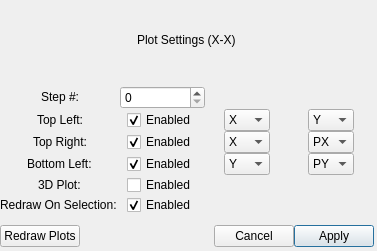
<?xml version="1.0" encoding="UTF-8"?>
<ui version="4.0">
 <class>PlotPropertiesWindow</class>
 <widget class="QMainWindow" name="PlotPropertiesWindow">
  <property name="geometry">
   <rect>
    <x>0</x>
    <y>0</y>
    <width>377</width>
    <height>251</height>
   </rect>
  </property>
  <property name="sizePolicy">
   <sizepolicy hsizetype="Fixed" vsizetype="Fixed">
    <horstretch>0</horstretch>
    <verstretch>0</verstretch>
   </sizepolicy>
  </property>
  <property name="windowTitle">
   <string>Properties</string>
  </property>
  <widget class="QWidget" name="centralwidget">
   <property name="sizePolicy">
    <sizepolicy hsizetype="Preferred" vsizetype="Minimum">
     <horstretch>0</horstretch>
     <verstretch>0</verstretch>
    </sizepolicy>
   </property>
   <widget class="QWidget" name="verticalLayoutWidget">
    <property name="geometry">
     <rect>
      <x>0</x>
      <y>0</y>
      <width>374</width>
      <height>247</height>
     </rect>
    </property>
    <layout class="QVBoxLayout" name="verticalLayout_3">
     <property name="spacing">
      <number>0</number>
     </property>
     <item alignment="Qt::AlignHCenter|Qt::AlignVCenter">
      <widget class="QLabel" name="dataset_label">
       <property name="sizePolicy">
        <sizepolicy hsizetype="Minimum" vsizetype="Minimum">
         <horstretch>0</horstretch>
         <verstretch>0</verstretch>
        </sizepolicy>
       </property>
       <property name="text">
        <string>Plot Settings (X-X)</string>
       </property>
      </widget>
     </item>
     <item>
      <spacer name="verticalSpacer">
       <property name="orientation">
        <enum>Qt::Vertical</enum>
       </property>
       <property name="sizeType">
        <enum>QSizePolicy::Fixed</enum>
       </property>
       <property name="sizeHint" stdset="0">
        <size>
         <width>20</width>
         <height>5</height>
        </size>
       </property>
      </spacer>
     </item>
     <item>
      <layout class="QGridLayout" name="gridLayout">
       <item row="3" column="1" alignment="Qt::AlignHCenter|Qt::AlignVCenter">
        <widget class="QCheckBox" name="bl_enabled">
         <property name="focusPolicy">
          <enum>Qt::NoFocus</enum>
         </property>
         <property name="text">
          <string>Enabled</string>
         </property>
         <property name="checkable">
          <bool>true</bool>
         </property>
         <property name="checked">
          <bool>true</bool>
         </property>
        </widget>
       </item>
       <item row="1" column="2" alignment="Qt::AlignHCenter|Qt::AlignVCenter">
        <widget class="QComboBox" name="tl_combo_a">
         <item>
          <property name="text">
           <string>X</string>
          </property>
         </item>
         <item>
          <property name="text">
           <string>Y</string>
          </property>
         </item>
         <item>
          <property name="text">
           <string>Z</string>
          </property>
         </item>
         <item>
          <property name="text">
           <string>PX</string>
          </property>
         </item>
         <item>
          <property name="text">
           <string>PY</string>
          </property>
         </item>
         <item>
          <property name="text">
           <string>PZ</string>
          </property>
         </item>
        </widget>
       </item>
       <item row="3" column="2" alignment="Qt::AlignHCenter|Qt::AlignVCenter">
        <widget class="QComboBox" name="bl_combo_a">
         <property name="currentIndex">
          <number>1</number>
         </property>
         <item>
          <property name="text">
           <string>X</string>
          </property>
         </item>
         <item>
          <property name="text">
           <string>Y</string>
          </property>
         </item>
         <item>
          <property name="text">
           <string>Z</string>
          </property>
         </item>
         <item>
          <property name="text">
           <string>PX</string>
          </property>
         </item>
         <item>
          <property name="text">
           <string>PY</string>
          </property>
         </item>
         <item>
          <property name="text">
           <string>PZ</string>
          </property>
         </item>
        </widget>
       </item>
       <item row="1" column="1" alignment="Qt::AlignHCenter|Qt::AlignVCenter">
        <widget class="QCheckBox" name="tl_enabled">
         <property name="enabled">
          <bool>true</bool>
         </property>
         <property name="focusPolicy">
          <enum>Qt::NoFocus</enum>
         </property>
         <property name="text">
          <string>Enabled</string>
         </property>
         <property name="checkable">
          <bool>true</bool>
         </property>
         <property name="checked">
          <bool>true</bool>
         </property>
        </widget>
       </item>
       <item row="1" column="0" alignment="Qt::AlignHCenter|Qt::AlignVCenter">
        <widget class="QLabel" name="tl_label">
         <property name="text">
          <string>Top Left:</string>
         </property>
        </widget>
       </item>
       <item row="2" column="0" alignment="Qt::AlignHCenter|Qt::AlignVCenter">
        <widget class="QLabel" name="tr_label">
         <property name="text">
          <string>Top Right:</string>
         </property>
        </widget>
       </item>
       <item row="0" column="0" alignment="Qt::AlignHCenter|Qt::AlignVCenter">
        <widget class="QLabel" name="step_label">
         <property name="text">
          <string>Step #:</string>
         </property>
        </widget>
       </item>
       <item row="2" column="3" alignment="Qt::AlignHCenter|Qt::AlignVCenter">
        <widget class="QComboBox" name="tr_combo_b">
         <property name="currentIndex">
          <number>3</number>
         </property>
         <item>
          <property name="text">
           <string>X</string>
          </property>
         </item>
         <item>
          <property name="text">
           <string>Y</string>
          </property>
         </item>
         <item>
          <property name="text">
           <string>Z</string>
          </property>
         </item>
         <item>
          <property name="text">
           <string>PX</string>
          </property>
         </item>
         <item>
          <property name="text">
           <string>PY</string>
          </property>
         </item>
         <item>
          <property name="text">
           <string>PZ</string>
          </property>
         </item>
        </widget>
       </item>
       <item row="3" column="3" alignment="Qt::AlignHCenter|Qt::AlignVCenter">
        <widget class="QComboBox" name="bl_combo_b">
         <property name="currentIndex">
          <number>4</number>
         </property>
         <item>
          <property name="text">
           <string>X</string>
          </property>
         </item>
         <item>
          <property name="text">
           <string>Y</string>
          </property>
         </item>
         <item>
          <property name="text">
           <string>Z</string>
          </property>
         </item>
         <item>
          <property name="text">
           <string>PX</string>
          </property>
         </item>
         <item>
          <property name="text">
           <string>PY</string>
          </property>
         </item>
         <item>
          <property name="text">
           <string>PZ</string>
          </property>
         </item>
        </widget>
       </item>
       <item row="4" column="1" alignment="Qt::AlignHCenter|Qt::AlignVCenter">
        <widget class="QCheckBox" name="three_d_enabled">
         <property name="focusPolicy">
          <enum>Qt::NoFocus</enum>
         </property>
         <property name="text">
          <string>Enabled</string>
         </property>
         <property name="checkable">
          <bool>true</bool>
         </property>
        </widget>
       </item>
       <item row="2" column="2" alignment="Qt::AlignHCenter|Qt::AlignVCenter">
        <widget class="QComboBox" name="tr_combo_a">
         <item>
          <property name="text">
           <string>X</string>
          </property>
         </item>
         <item>
          <property name="text">
           <string>Y</string>
          </property>
         </item>
         <item>
          <property name="text">
           <string>Z</string>
          </property>
         </item>
         <item>
          <property name="text">
           <string>PX</string>
          </property>
         </item>
         <item>
          <property name="text">
           <string>PY</string>
          </property>
         </item>
         <item>
          <property name="text">
           <string>PZ</string>
          </property>
         </item>
        </widget>
       </item>
       <item row="1" column="3" alignment="Qt::AlignHCenter|Qt::AlignVCenter">
        <widget class="QComboBox" name="tl_combo_b">
         <property name="currentIndex">
          <number>1</number>
         </property>
         <item>
          <property name="text">
           <string>X</string>
          </property>
         </item>
         <item>
          <property name="text">
           <string>Y</string>
          </property>
         </item>
         <item>
          <property name="text">
           <string>Z</string>
          </property>
         </item>
         <item>
          <property name="text">
           <string>PX</string>
          </property>
         </item>
         <item>
          <property name="text">
           <string>PY</string>
          </property>
         </item>
         <item>
          <property name="text">
           <string>PZ</string>
          </property>
         </item>
        </widget>
       </item>
       <item row="3" column="0" alignment="Qt::AlignHCenter|Qt::AlignVCenter">
        <widget class="QLabel" name="bl_label">
         <property name="text">
          <string>Bottom Left:</string>
         </property>
        </widget>
       </item>
       <item row="0" column="1">
        <widget class="QSpinBox" name="step_input">
         <property name="minimum">
          <number>0</number>
         </property>
         <property name="maximum">
          <number>999999999</number>
         </property>
        </widget>
       </item>
       <item row="4" column="0" alignment="Qt::AlignHCenter|Qt::AlignVCenter">
        <widget class="QLabel" name="three_d_label">
         <property name="text">
          <string>3D Plot:</string>
         </property>
        </widget>
       </item>
       <item row="2" column="1" alignment="Qt::AlignHCenter|Qt::AlignVCenter">
        <widget class="QCheckBox" name="tr_enabled">
         <property name="focusPolicy">
          <enum>Qt::NoFocus</enum>
         </property>
         <property name="text">
          <string>Enabled</string>
         </property>
         <property name="checkable">
          <bool>true</bool>
         </property>
         <property name="checked">
          <bool>true</bool>
         </property>
        </widget>
       </item>
       <item row="5" column="0" alignment="Qt::AlignHCenter|Qt::AlignVCenter">
        <widget class="QLabel" name="redraw_label">
         <property name="text">
          <string>Redraw On Selection: </string>
         </property>
        </widget>
       </item>
       <item row="5" column="1" alignment="Qt::AlignHCenter|Qt::AlignVCenter">
        <widget class="QCheckBox" name="redraw_enabled">
         <property name="text">
          <string>Enabled</string>
         </property>
         <property name="checked">
          <bool>true</bool>
         </property>
        </widget>
       </item>
      </layout>
     </item>
     <item>
      <spacer name="verticalSpacer_2">
       <property name="orientation">
        <enum>Qt::Vertical</enum>
       </property>
       <property name="sizeType">
        <enum>QSizePolicy::Fixed</enum>
       </property>
       <property name="sizeHint" stdset="0">
        <size>
         <width>20</width>
         <height>10</height>
        </size>
       </property>
      </spacer>
     </item>
     <item>
      <layout class="QHBoxLayout" name="horizontalLayout_9">
       <item>
        <widget class="QPushButton" name="redraw_button">
         <property name="text">
          <string>Redraw Plots</string>
         </property>
        </widget>
       </item>
       <item>
        <spacer name="horizontalSpacer">
         <property name="orientation">
          <enum>Qt::Horizontal</enum>
         </property>
         <property name="sizeHint" stdset="0">
          <size>
           <width>40</width>
           <height>10</height>
          </size>
         </property>
        </spacer>
       </item>
       <item>
        <widget class="QPushButton" name="cancel_button">
         <property name="text">
          <string>Cancel</string>
         </property>
        </widget>
       </item>
       <item>
        <widget class="QPushButton" name="apply_button">
         <property name="text">
          <string>Apply</string>
         </property>
         <property name="default">
          <bool>true</bool>
         </property>
        </widget>
       </item>
      </layout>
     </item>
    </layout>
   </widget>
  </widget>
 </widget>
 <resources/>
 <connections/>
</ui>
